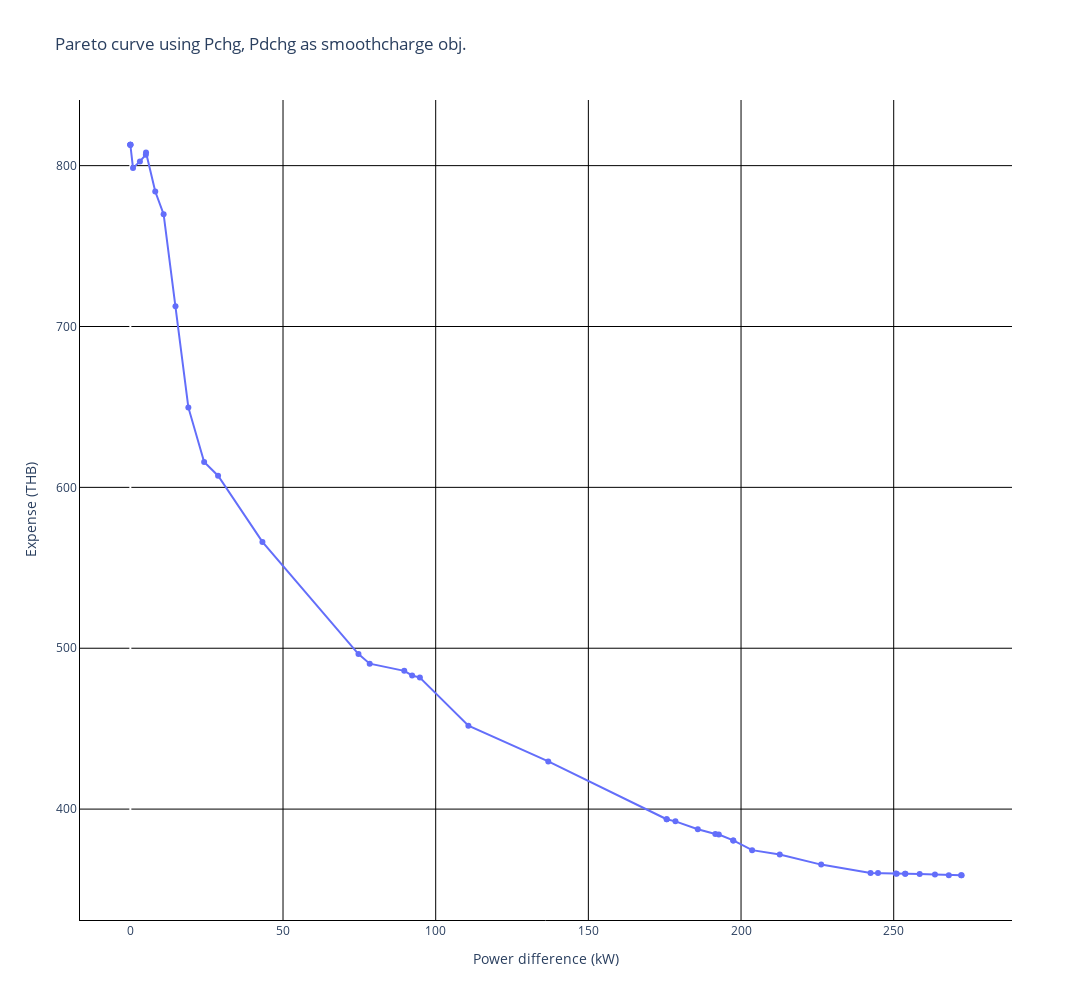

Here is the notebook cell this chart was saved with:
### Code cell
import plotly.express as px
fig = px.line(y=expense_power, x=power_change,markers=True,
                 title='Pareto curve using Pchg, Pdchg as smoothcharge obj.',
                 #color=smoothcharge_weight
                 )
fig.update_yaxes(title_text='Expense (THB)')
fig.update_xaxes(title_text='Power difference (kW)')
fig.update_layout(height=1000, width=1500,plot_bgcolor='white',
    xaxis=dict(
        linecolor='black',
        showgrid=True,
        gridcolor='black'
    ),
    yaxis=dict(
        linecolor='black',
        showgrid=True,
        gridcolor='black'
    )) 
fig.show()

### Figure 1 — Plotly figure (JSON) as saved in the notebook; plotly's stock layout.template omitted (floating-point values rounded to 4 significant figures)
{"data": [{"hovertemplate": "x=%{x}<br>y=%{y}<extra></extra>", "legendgroup": "", "line": {"color": "#636efa", "dash": "solid"}, "marker": {"symbol": "circle"}, "mode": "markers+lines", "name": "", "orientation": "v", "showlegend": false, "type": "scatter", "x": [272.2, 272.1, 268.0, 263.5, 258.5, 253.8, 253.7, 251.0, 250.7, 244.9, 242.4, 226.2, 212.7, 203.6, 197.5, 197.5, 192.7, 191.6, 185.8, 178.5, 175.7, 175.6, 136.9, 110.7, 94.82, 92.28, 89.71, 78.39, 74.71, 43.25, 28.73, 24.17, 19.0, 14.78, 10.89, 8.156, 5.131, 5.074, 3.135, 0.8737, 0, 0, 0, 0], "xaxis": "x", "y": [358.9, 358.9, 358.9, 359.3, 359.7, 359.8, 359.8, 359.9, 360.0, 360.2, 360.2, 365.5, 371.8, 374.5, 380.5, 380.5, 384.2, 384.6, 387.5, 392.4, 393.6, 393.7, 429.7, 451.9, 481.8, 483.1, 485.9, 490.4, 496.4, 566.1, 607.2, 615.8, 649.7, 712.6, 769.8, 783.9, 808.2, 806.8, 802.6, 798.5, 813.0, 813.0, 813.0, 813.0], "yaxis": "y"}], "layout": {"height": 1000, "legend": {"tracegroupgap": 0}, "plot_bgcolor": "white", "title": {"text": "Pareto curve using Pchg, Pdchg as smoothcharge obj."}, "width": 1500, "xaxis": {"anchor": "y", "domain": [0, 1], "gridcolor": "black", "linecolor": "black", "showgrid": true, "title": {"text": "Power difference (kW)"}}, "yaxis": {"anchor": "x", "domain": [0, 1], "gridcolor": "black", "linecolor": "black", "showgrid": true, "title": {"text": "Expense (THB)"}}}}
